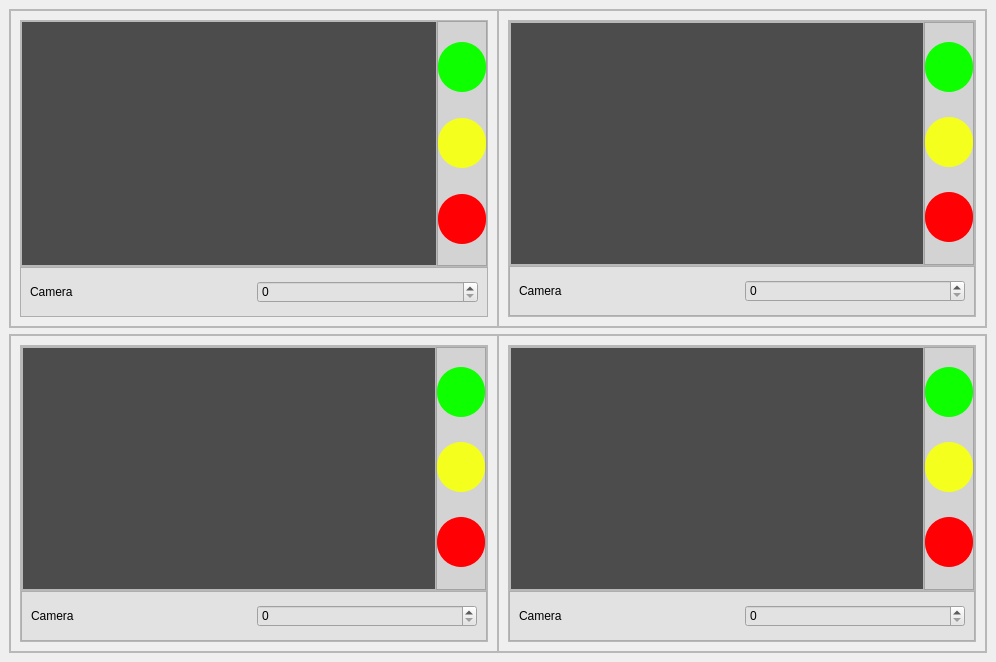
<?xml version="1.0" encoding="UTF-8"?>
<ui version="4.0">
 <class>MainWindow</class>
 <widget class="QMainWindow" name="MainWindow">
  <property name="geometry">
   <rect>
    <x>0</x>
    <y>0</y>
    <width>996</width>
    <height>662</height>
   </rect>
  </property>
  <property name="windowTitle">
   <string>MainWindow</string>
  </property>
  <widget class="QWidget" name="centralwidget">
   <layout class="QVBoxLayout" name="verticalLayout">
    <item>
     <widget class="QFrame" name="frame">
      <property name="frameShape">
       <enum>QFrame::StyledPanel</enum>
      </property>
      <property name="frameShadow">
       <enum>QFrame::Raised</enum>
      </property>
      <layout class="QHBoxLayout" name="horizontalLayout">
       <property name="spacing">
        <number>0</number>
       </property>
       <property name="leftMargin">
        <number>0</number>
       </property>
       <property name="topMargin">
        <number>0</number>
       </property>
       <property name="rightMargin">
        <number>0</number>
       </property>
       <property name="bottomMargin">
        <number>0</number>
       </property>
       <item>
        <widget class="QFrame" name="frame_3">
         <property name="frameShape">
          <enum>QFrame::StyledPanel</enum>
         </property>
         <property name="frameShadow">
          <enum>QFrame::Raised</enum>
         </property>
         <layout class="QVBoxLayout" name="verticalLayout_2">
          <property name="spacing">
           <number>0</number>
          </property>
          <item>
           <widget class="QFrame" name="frame_7">
            <property name="frameShape">
             <enum>QFrame::StyledPanel</enum>
            </property>
            <property name="frameShadow">
             <enum>QFrame::Raised</enum>
            </property>
            <layout class="QHBoxLayout" name="horizontalLayout_3">
             <property name="spacing">
              <number>0</number>
             </property>
             <property name="leftMargin">
              <number>0</number>
             </property>
             <property name="topMargin">
              <number>0</number>
             </property>
             <property name="rightMargin">
              <number>0</number>
             </property>
             <property name="bottomMargin">
              <number>0</number>
             </property>
             <item>
              <widget class="QFrame" name="frame_9">
               <property name="frameShape">
                <enum>QFrame::StyledPanel</enum>
               </property>
               <property name="frameShadow">
                <enum>QFrame::Raised</enum>
               </property>
               <layout class="QHBoxLayout" name="horizontalLayout_5">
                <property name="spacing">
                 <number>0</number>
                </property>
                <property name="leftMargin">
                 <number>0</number>
                </property>
                <property name="topMargin">
                 <number>0</number>
                </property>
                <property name="rightMargin">
                 <number>0</number>
                </property>
                <property name="bottomMargin">
                 <number>0</number>
                </property>
                <item>
                 <widget class="QLabel" name="lbl1">
                  <property name="styleSheet">
                   <string notr="true">background-color: rgb(76, 76, 76);</string>
                  </property>
                  <property name="text">
                   <string/>
                  </property>
                 </widget>
                </item>
               </layout>
              </widget>
             </item>
             <item>
              <widget class="QFrame" name="frame_10">
               <property name="minimumSize">
                <size>
                 <width>50</width>
                 <height>0</height>
                </size>
               </property>
               <property name="maximumSize">
                <size>
                 <width>50</width>
                 <height>16777215</height>
                </size>
               </property>
               <property name="styleSheet">
                <string notr="true">background-color: rgb(211, 211, 211);</string>
               </property>
               <property name="frameShape">
                <enum>QFrame::StyledPanel</enum>
               </property>
               <property name="frameShadow">
                <enum>QFrame::Raised</enum>
               </property>
               <layout class="QVBoxLayout" name="verticalLayout_3">
                <property name="leftMargin">
                 <number>0</number>
                </property>
                <property name="topMargin">
                 <number>0</number>
                </property>
                <property name="rightMargin">
                 <number>0</number>
                </property>
                <property name="bottomMargin">
                 <number>0</number>
                </property>
                <item>
                 <widget class="QLabel" name="label_2">
                  <property name="maximumSize">
                   <size>
                    <width>50</width>
                    <height>50</height>
                   </size>
                  </property>
                  <property name="styleSheet">
                   <string notr="true">
background-color: rgb(13, 255, 0);
border-radius:24px;

</string>
                  </property>
                  <property name="text">
                   <string/>
                  </property>
                 </widget>
                </item>
                <item>
                 <widget class="QLabel" name="label_3">
                  <property name="maximumSize">
                   <size>
                    <width>50</width>
                    <height>50</height>
                   </size>
                  </property>
                  <property name="styleSheet">
                   <string notr="true">background-color: rgb(244, 255, 29);
border-radius:24px;</string>
                  </property>
                  <property name="text">
                   <string/>
                  </property>
                 </widget>
                </item>
                <item>
                 <widget class="QLabel" name="label_4">
                  <property name="maximumSize">
                   <size>
                    <width>50</width>
                    <height>50</height>
                   </size>
                  </property>
                  <property name="styleSheet">
                   <string notr="true">background-color: rgb(255, 0, 4);
border-radius:24px;</string>
                  </property>
                  <property name="text">
                   <string/>
                  </property>
                 </widget>
                </item>
               </layout>
              </widget>
             </item>
            </layout>
           </widget>
          </item>
          <item>
           <widget class="QFrame" name="frame_8">
            <property name="maximumSize">
             <size>
              <width>16777215</width>
              <height>50</height>
             </size>
            </property>
            <property name="styleSheet">
             <string notr="true">background-color: rgb(226, 226, 226);</string>
            </property>
            <property name="frameShape">
             <enum>QFrame::StyledPanel</enum>
            </property>
            <property name="frameShadow">
             <enum>QFrame::Raised</enum>
            </property>
            <layout class="QHBoxLayout" name="horizontalLayout_4">
             <item>
              <widget class="QLabel" name="label">
               <property name="text">
                <string>Camera</string>
               </property>
              </widget>
             </item>
             <item>
              <widget class="QSpinBox" name="spinBox"/>
             </item>
            </layout>
           </widget>
          </item>
         </layout>
        </widget>
       </item>
       <item>
        <widget class="QFrame" name="frame_4">
         <property name="frameShape">
          <enum>QFrame::StyledPanel</enum>
         </property>
         <property name="frameShadow">
          <enum>QFrame::Raised</enum>
         </property>
         <layout class="QHBoxLayout" name="horizontalLayout_9">
          <item>
           <widget class="QFrame" name="frame_11">
            <property name="frameShape">
             <enum>QFrame::StyledPanel</enum>
            </property>
            <property name="frameShadow">
             <enum>QFrame::Raised</enum>
            </property>
            <layout class="QVBoxLayout" name="verticalLayout_4">
             <property name="spacing">
              <number>0</number>
             </property>
             <property name="leftMargin">
              <number>0</number>
             </property>
             <property name="topMargin">
              <number>0</number>
             </property>
             <property name="rightMargin">
              <number>0</number>
             </property>
             <property name="bottomMargin">
              <number>0</number>
             </property>
             <item>
              <widget class="QFrame" name="frame_12">
               <property name="frameShape">
                <enum>QFrame::StyledPanel</enum>
               </property>
               <property name="frameShadow">
                <enum>QFrame::Raised</enum>
               </property>
               <layout class="QHBoxLayout" name="horizontalLayout_6">
                <property name="spacing">
                 <number>0</number>
                </property>
                <property name="leftMargin">
                 <number>0</number>
                </property>
                <property name="topMargin">
                 <number>0</number>
                </property>
                <property name="rightMargin">
                 <number>0</number>
                </property>
                <property name="bottomMargin">
                 <number>0</number>
                </property>
                <item>
                 <widget class="QFrame" name="frame_13">
                  <property name="frameShape">
                   <enum>QFrame::StyledPanel</enum>
                  </property>
                  <property name="frameShadow">
                   <enum>QFrame::Raised</enum>
                  </property>
                  <layout class="QHBoxLayout" name="horizontalLayout_7">
                   <property name="spacing">
                    <number>0</number>
                   </property>
                   <property name="leftMargin">
                    <number>0</number>
                   </property>
                   <property name="topMargin">
                    <number>0</number>
                   </property>
                   <property name="rightMargin">
                    <number>0</number>
                   </property>
                   <property name="bottomMargin">
                    <number>0</number>
                   </property>
                   <item>
                    <widget class="QLabel" name="lbl2">
                     <property name="styleSheet">
                      <string notr="true">background-color: rgb(76, 76, 76);</string>
                     </property>
                     <property name="text">
                      <string/>
                     </property>
                    </widget>
                   </item>
                  </layout>
                 </widget>
                </item>
                <item>
                 <widget class="QFrame" name="frame_14">
                  <property name="minimumSize">
                   <size>
                    <width>50</width>
                    <height>0</height>
                   </size>
                  </property>
                  <property name="maximumSize">
                   <size>
                    <width>50</width>
                    <height>16777215</height>
                   </size>
                  </property>
                  <property name="styleSheet">
                   <string notr="true">background-color: rgb(211, 211, 211);</string>
                  </property>
                  <property name="frameShape">
                   <enum>QFrame::StyledPanel</enum>
                  </property>
                  <property name="frameShadow">
                   <enum>QFrame::Raised</enum>
                  </property>
                  <layout class="QVBoxLayout" name="verticalLayout_5">
                   <property name="leftMargin">
                    <number>0</number>
                   </property>
                   <property name="topMargin">
                    <number>0</number>
                   </property>
                   <property name="rightMargin">
                    <number>0</number>
                   </property>
                   <property name="bottomMargin">
                    <number>0</number>
                   </property>
                   <item>
                    <widget class="QLabel" name="label_5">
                     <property name="maximumSize">
                      <size>
                       <width>50</width>
                       <height>50</height>
                      </size>
                     </property>
                     <property name="styleSheet">
                      <string notr="true">
background-color: rgb(13, 255, 0);
border-radius:24px;

</string>
                     </property>
                     <property name="text">
                      <string/>
                     </property>
                    </widget>
                   </item>
                   <item>
                    <widget class="QLabel" name="label_6">
                     <property name="maximumSize">
                      <size>
                       <width>50</width>
                       <height>50</height>
                      </size>
                     </property>
                     <property name="styleSheet">
                      <string notr="true">background-color: rgb(244, 255, 29);
border-radius:24px;</string>
                     </property>
                     <property name="text">
                      <string/>
                     </property>
                    </widget>
                   </item>
                   <item>
                    <widget class="QLabel" name="label_7">
                     <property name="maximumSize">
                      <size>
                       <width>50</width>
                       <height>50</height>
                      </size>
                     </property>
                     <property name="styleSheet">
                      <string notr="true">background-color: rgb(255, 0, 4);
border-radius:24px;</string>
                     </property>
                     <property name="text">
                      <string/>
                     </property>
                    </widget>
                   </item>
                  </layout>
                 </widget>
                </item>
               </layout>
              </widget>
             </item>
             <item>
              <widget class="QFrame" name="frame_15">
               <property name="maximumSize">
                <size>
                 <width>16777215</width>
                 <height>50</height>
                </size>
               </property>
               <property name="styleSheet">
                <string notr="true">background-color: rgb(226, 226, 226);</string>
               </property>
               <property name="frameShape">
                <enum>QFrame::StyledPanel</enum>
               </property>
               <property name="frameShadow">
                <enum>QFrame::Raised</enum>
               </property>
               <layout class="QHBoxLayout" name="horizontalLayout_8">
                <item>
                 <widget class="QLabel" name="label_8">
                  <property name="text">
                   <string>Camera</string>
                  </property>
                 </widget>
                </item>
                <item>
                 <widget class="QSpinBox" name="spinBox_2"/>
                </item>
               </layout>
              </widget>
             </item>
            </layout>
           </widget>
          </item>
         </layout>
        </widget>
       </item>
      </layout>
     </widget>
    </item>
    <item>
     <widget class="QFrame" name="frame_2">
      <property name="maximumSize">
       <size>
        <width>16777215</width>
        <height>16777215</height>
       </size>
      </property>
      <property name="frameShape">
       <enum>QFrame::StyledPanel</enum>
      </property>
      <property name="frameShadow">
       <enum>QFrame::Raised</enum>
      </property>
      <layout class="QHBoxLayout" name="horizontalLayout_2">
       <property name="spacing">
        <number>0</number>
       </property>
       <property name="leftMargin">
        <number>0</number>
       </property>
       <property name="topMargin">
        <number>0</number>
       </property>
       <property name="rightMargin">
        <number>0</number>
       </property>
       <property name="bottomMargin">
        <number>0</number>
       </property>
       <item>
        <widget class="QFrame" name="frame_5">
         <property name="frameShape">
          <enum>QFrame::StyledPanel</enum>
         </property>
         <property name="frameShadow">
          <enum>QFrame::Raised</enum>
         </property>
         <layout class="QHBoxLayout" name="horizontalLayout_13">
          <item>
           <widget class="QFrame" name="frame_16">
            <property name="frameShape">
             <enum>QFrame::StyledPanel</enum>
            </property>
            <property name="frameShadow">
             <enum>QFrame::Raised</enum>
            </property>
            <layout class="QVBoxLayout" name="verticalLayout_6">
             <property name="spacing">
              <number>0</number>
             </property>
             <property name="leftMargin">
              <number>0</number>
             </property>
             <property name="topMargin">
              <number>0</number>
             </property>
             <property name="rightMargin">
              <number>0</number>
             </property>
             <property name="bottomMargin">
              <number>0</number>
             </property>
             <item>
              <widget class="QFrame" name="frame_17">
               <property name="frameShape">
                <enum>QFrame::StyledPanel</enum>
               </property>
               <property name="frameShadow">
                <enum>QFrame::Raised</enum>
               </property>
               <layout class="QHBoxLayout" name="horizontalLayout_10">
                <property name="spacing">
                 <number>0</number>
                </property>
                <property name="leftMargin">
                 <number>0</number>
                </property>
                <property name="topMargin">
                 <number>0</number>
                </property>
                <property name="rightMargin">
                 <number>0</number>
                </property>
                <property name="bottomMargin">
                 <number>0</number>
                </property>
                <item>
                 <widget class="QFrame" name="frame_18">
                  <property name="frameShape">
                   <enum>QFrame::StyledPanel</enum>
                  </property>
                  <property name="frameShadow">
                   <enum>QFrame::Raised</enum>
                  </property>
                  <layout class="QHBoxLayout" name="horizontalLayout_11">
                   <property name="spacing">
                    <number>0</number>
                   </property>
                   <property name="leftMargin">
                    <number>0</number>
                   </property>
                   <property name="topMargin">
                    <number>0</number>
                   </property>
                   <property name="rightMargin">
                    <number>0</number>
                   </property>
                   <property name="bottomMargin">
                    <number>0</number>
                   </property>
                   <item>
                    <widget class="QLabel" name="lbl3">
                     <property name="styleSheet">
                      <string notr="true">background-color: rgb(76, 76, 76);</string>
                     </property>
                     <property name="text">
                      <string/>
                     </property>
                    </widget>
                   </item>
                  </layout>
                 </widget>
                </item>
                <item>
                 <widget class="QFrame" name="frame_19">
                  <property name="minimumSize">
                   <size>
                    <width>50</width>
                    <height>0</height>
                   </size>
                  </property>
                  <property name="maximumSize">
                   <size>
                    <width>50</width>
                    <height>16777215</height>
                   </size>
                  </property>
                  <property name="styleSheet">
                   <string notr="true">background-color: rgb(211, 211, 211);</string>
                  </property>
                  <property name="frameShape">
                   <enum>QFrame::StyledPanel</enum>
                  </property>
                  <property name="frameShadow">
                   <enum>QFrame::Raised</enum>
                  </property>
                  <layout class="QVBoxLayout" name="verticalLayout_7">
                   <property name="leftMargin">
                    <number>0</number>
                   </property>
                   <property name="topMargin">
                    <number>0</number>
                   </property>
                   <property name="rightMargin">
                    <number>0</number>
                   </property>
                   <property name="bottomMargin">
                    <number>0</number>
                   </property>
                   <item>
                    <widget class="QLabel" name="label_9">
                     <property name="maximumSize">
                      <size>
                       <width>50</width>
                       <height>50</height>
                      </size>
                     </property>
                     <property name="styleSheet">
                      <string notr="true">
background-color: rgb(13, 255, 0);
border-radius:24px;

</string>
                     </property>
                     <property name="text">
                      <string/>
                     </property>
                    </widget>
                   </item>
                   <item>
                    <widget class="QLabel" name="label_10">
                     <property name="maximumSize">
                      <size>
                       <width>50</width>
                       <height>50</height>
                      </size>
                     </property>
                     <property name="styleSheet">
                      <string notr="true">background-color: rgb(244, 255, 29);
border-radius:24px;</string>
                     </property>
                     <property name="text">
                      <string/>
                     </property>
                    </widget>
                   </item>
                   <item>
                    <widget class="QLabel" name="label_11">
                     <property name="maximumSize">
                      <size>
                       <width>50</width>
                       <height>50</height>
                      </size>
                     </property>
                     <property name="styleSheet">
                      <string notr="true">background-color: rgb(255, 0, 4);
border-radius:24px;</string>
                     </property>
                     <property name="text">
                      <string/>
                     </property>
                    </widget>
                   </item>
                  </layout>
                 </widget>
                </item>
               </layout>
              </widget>
             </item>
             <item>
              <widget class="QFrame" name="frame_20">
               <property name="maximumSize">
                <size>
                 <width>16777215</width>
                 <height>50</height>
                </size>
               </property>
               <property name="styleSheet">
                <string notr="true">background-color: rgb(226, 226, 226);</string>
               </property>
               <property name="frameShape">
                <enum>QFrame::StyledPanel</enum>
               </property>
               <property name="frameShadow">
                <enum>QFrame::Raised</enum>
               </property>
               <layout class="QHBoxLayout" name="horizontalLayout_12">
                <item>
                 <widget class="QLabel" name="label_12">
                  <property name="text">
                   <string>Camera</string>
                  </property>
                 </widget>
                </item>
                <item>
                 <widget class="QSpinBox" name="spinBox_3"/>
                </item>
               </layout>
              </widget>
             </item>
            </layout>
           </widget>
          </item>
         </layout>
        </widget>
       </item>
       <item>
        <widget class="QFrame" name="frame_6">
         <property name="frameShape">
          <enum>QFrame::StyledPanel</enum>
         </property>
         <property name="frameShadow">
          <enum>QFrame::Raised</enum>
         </property>
         <layout class="QHBoxLayout" name="horizontalLayout_17">
          <item>
           <widget class="QFrame" name="frame_21">
            <property name="frameShape">
             <enum>QFrame::StyledPanel</enum>
            </property>
            <property name="frameShadow">
             <enum>QFrame::Raised</enum>
            </property>
            <layout class="QVBoxLayout" name="verticalLayout_8">
             <property name="spacing">
              <number>0</number>
             </property>
             <property name="leftMargin">
              <number>0</number>
             </property>
             <property name="topMargin">
              <number>0</number>
             </property>
             <property name="rightMargin">
              <number>0</number>
             </property>
             <property name="bottomMargin">
              <number>0</number>
             </property>
             <item>
              <widget class="QFrame" name="frame_22">
               <property name="frameShape">
                <enum>QFrame::StyledPanel</enum>
               </property>
               <property name="frameShadow">
                <enum>QFrame::Raised</enum>
               </property>
               <layout class="QHBoxLayout" name="horizontalLayout_14">
                <property name="spacing">
                 <number>0</number>
                </property>
                <property name="leftMargin">
                 <number>0</number>
                </property>
                <property name="topMargin">
                 <number>0</number>
                </property>
                <property name="rightMargin">
                 <number>0</number>
                </property>
                <property name="bottomMargin">
                 <number>0</number>
                </property>
                <item>
                 <widget class="QFrame" name="frame_23">
                  <property name="frameShape">
                   <enum>QFrame::StyledPanel</enum>
                  </property>
                  <property name="frameShadow">
                   <enum>QFrame::Raised</enum>
                  </property>
                  <layout class="QHBoxLayout" name="horizontalLayout_15">
                   <property name="spacing">
                    <number>0</number>
                   </property>
                   <property name="leftMargin">
                    <number>0</number>
                   </property>
                   <property name="topMargin">
                    <number>0</number>
                   </property>
                   <property name="rightMargin">
                    <number>0</number>
                   </property>
                   <property name="bottomMargin">
                    <number>0</number>
                   </property>
                   <item>
                    <widget class="QLabel" name="lbl4">
                     <property name="styleSheet">
                      <string notr="true">background-color: rgb(76, 76, 76);</string>
                     </property>
                     <property name="text">
                      <string/>
                     </property>
                    </widget>
                   </item>
                  </layout>
                 </widget>
                </item>
                <item>
                 <widget class="QFrame" name="frame_24">
                  <property name="minimumSize">
                   <size>
                    <width>50</width>
                    <height>0</height>
                   </size>
                  </property>
                  <property name="maximumSize">
                   <size>
                    <width>50</width>
                    <height>16777215</height>
                   </size>
                  </property>
                  <property name="styleSheet">
                   <string notr="true">background-color: rgb(211, 211, 211);</string>
                  </property>
                  <property name="frameShape">
                   <enum>QFrame::StyledPanel</enum>
                  </property>
                  <property name="frameShadow">
                   <enum>QFrame::Raised</enum>
                  </property>
                  <layout class="QVBoxLayout" name="verticalLayout_9">
                   <property name="leftMargin">
                    <number>0</number>
                   </property>
                   <property name="topMargin">
                    <number>0</number>
                   </property>
                   <property name="rightMargin">
                    <number>0</number>
                   </property>
                   <property name="bottomMargin">
                    <number>0</number>
                   </property>
                   <item>
                    <widget class="QLabel" name="label_13">
                     <property name="maximumSize">
                      <size>
                       <width>50</width>
                       <height>50</height>
                      </size>
                     </property>
                     <property name="styleSheet">
                      <string notr="true">
background-color: rgb(13, 255, 0);
border-radius:24px;

</string>
                     </property>
                     <property name="text">
                      <string/>
                     </property>
                    </widget>
                   </item>
                   <item>
                    <widget class="QLabel" name="label_14">
                     <property name="maximumSize">
                      <size>
                       <width>50</width>
                       <height>50</height>
                      </size>
                     </property>
                     <property name="styleSheet">
                      <string notr="true">background-color: rgb(244, 255, 29);
border-radius:24px;</string>
                     </property>
                     <property name="text">
                      <string/>
                     </property>
                    </widget>
                   </item>
                   <item>
                    <widget class="QLabel" name="label_15">
                     <property name="maximumSize">
                      <size>
                       <width>50</width>
                       <height>50</height>
                      </size>
                     </property>
                     <property name="styleSheet">
                      <string notr="true">background-color: rgb(255, 0, 4);
border-radius:24px;</string>
                     </property>
                     <property name="text">
                      <string/>
                     </property>
                    </widget>
                   </item>
                  </layout>
                 </widget>
                </item>
               </layout>
              </widget>
             </item>
             <item>
              <widget class="QFrame" name="frame_25">
               <property name="maximumSize">
                <size>
                 <width>16777215</width>
                 <height>50</height>
                </size>
               </property>
               <property name="styleSheet">
                <string notr="true">background-color: rgb(226, 226, 226);</string>
               </property>
               <property name="frameShape">
                <enum>QFrame::StyledPanel</enum>
               </property>
               <property name="frameShadow">
                <enum>QFrame::Raised</enum>
               </property>
               <layout class="QHBoxLayout" name="horizontalLayout_16">
                <item>
                 <widget class="QLabel" name="label_16">
                  <property name="text">
                   <string>Camera</string>
                  </property>
                 </widget>
                </item>
                <item>
                 <widget class="QSpinBox" name="spinBox_4"/>
                </item>
               </layout>
              </widget>
             </item>
            </layout>
           </widget>
          </item>
         </layout>
        </widget>
       </item>
      </layout>
     </widget>
    </item>
   </layout>
  </widget>
 </widget>
 <resources/>
 <connections/>
</ui>
